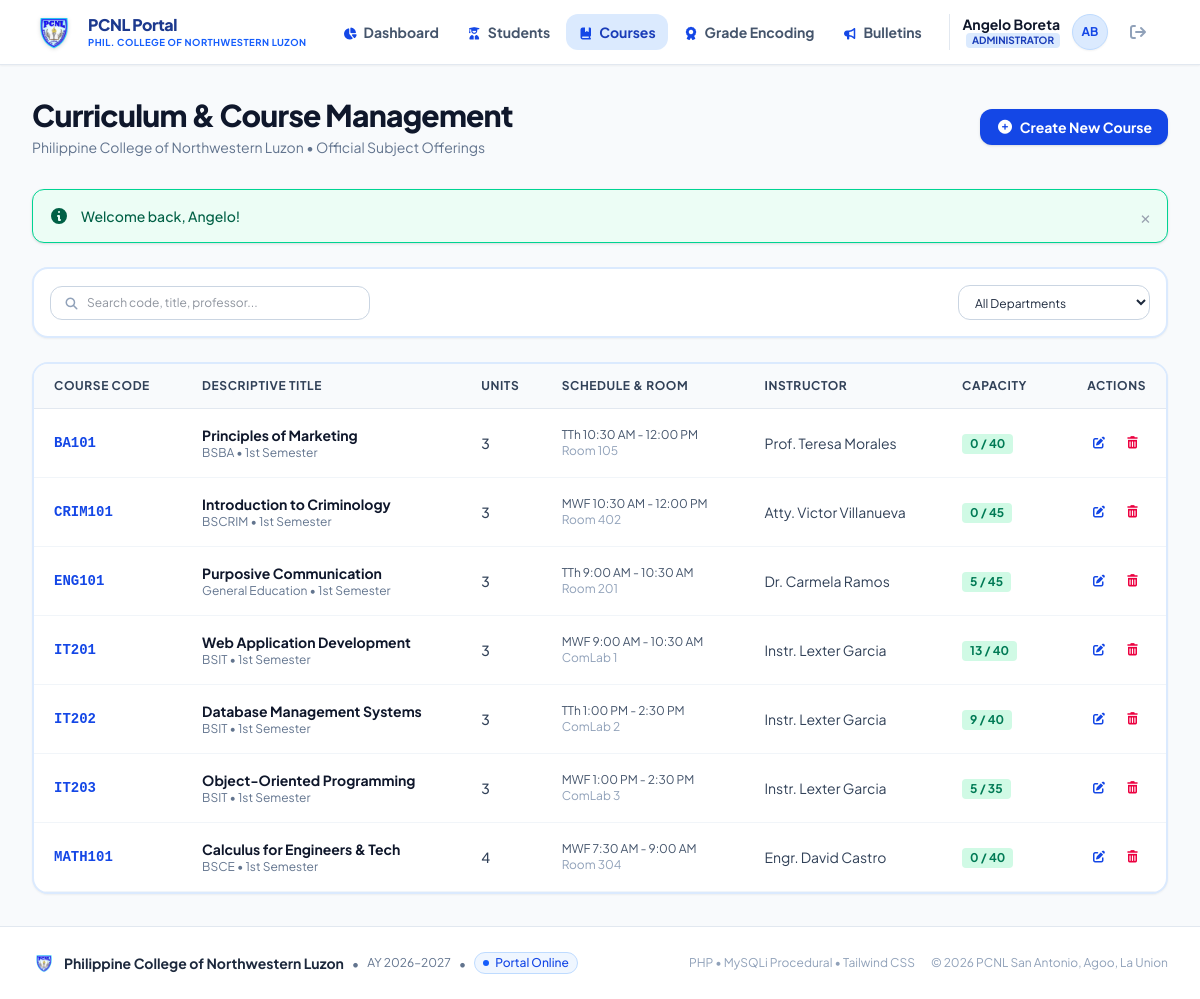
The page /admin/courses.php (signed in) on the database its author committed.
### tables this page shows
CREATE TABLE `courses` (
  `id` INT AUTO_INCREMENT PRIMARY KEY,
  `course_code` VARCHAR(20) UNIQUE NOT NULL,
  `course_title` VARCHAR(150) NOT NULL,
  `description` TEXT NULL,
  `units` INT NOT NULL DEFAULT 3,
  `instructor` VARCHAR(100) NOT NULL,
  `schedule` VARCHAR(100) NOT NULL,
  `room` VARCHAR(50) NOT NULL,
  `capacity` INT NOT NULL DEFAULT 40,
  `department` ENUM('BSIT', 'BEE', 'BSE', 'BSBA', 'BSA', 'BSCRIM', 'BSCE', 'General Education') DEFAULT 'General Education',
  `semester` VARCHAR(20) NOT NULL DEFAULT '1st Semester',
  `academic_year` VARCHAR(20) NOT NULL DEFAULT '2026-2027',
  `created_at` DATETIME DEFAULT CURRENT_TIMESTAMP
);

### admin/courses.php (the view, shortened to what this page needs)
<?php
require_once __DIR__ . '/../config/helper.php';
require_once __DIR__ . '/../includes/auth.php';
$courses = array();
$query = "
    SELECT c.*,
    (SELECT COUNT(*) FROM enrollments e WHERE e.course_id = c.id AND e.status = 'Enrolled') as enrolled_count
    FROM courses c
    ORDER BY c.course_code ASC
";
$result = mysqli_query($conn, $query);
while ($row = mysqli_fetch_assoc($result)) {
    $courses[] = $row;
}
require_once __DIR__ . '/../includes/header.php';
require_once __DIR__ . '/../includes/navbar.php';
?>
<div class="max-w-7xl mx-auto px-4 sm:px-6 lg:px-8 py-8 w-full flex-1">
    <div class="mb-8 flex flex-col md:flex-row md:items-center md:justify-between gap-4">
        <div>
            <h1 class="text-2xl sm:text-3xl font-black text-slate-900 tracking-tight">Curriculum & Course Management</h1>
            <p class="mt-1 text-xs sm:text-sm text-slate-500">Philippine College of Northwestern Luzon &bull; Official Subject Offerings</p>
        </div>
        <button onclick="openModal('addCourseModal')" class="inline-flex items-center px-4 py-2 rounded-xl text-xs sm:text-sm font-bold bg-blue-700 hover:bg-blue-800 text-white shadow-sm transition">
            <i class="fa-solid fa-plus-circle mr-1.5"></i>Create New Course
        </button>
    </div>
    <div class="bg-white p-4 rounded-2xl border-2 border-blue-100 shadow-xs mb-6 flex flex-col sm:flex-row items-center justify-between gap-4">
        <div class="relative w-full sm:w-80">
            <i class="fa-solid fa-magnifying-glass absolute left-3.5 top-3 text-slate-400 text-xs"></i>
            <input type="text" id="course-search-input" placeholder="Search code, title, professor..."
                   class="w-full pl-9 pr-3.5 py-2 text-xs rounded-xl border border-slate-300 focus:outline-none focus:ring-2 focus:ring-blue-600">
        </div>
        <div class="w-full sm:w-48">
            <select id="course-dept-filter" class="w-full px-3 py-2 text-xs rounded-xl border border-slate-300 bg-white focus:outline-none focus:ring-2 focus:ring-blue-600">
                <option value="All">All Departments</option>
            </select>
        </div>
    </div>
    <div class="bg-white rounded-2xl border-2 border-blue-100 shadow-xs overflow-hidden">
        <div class="overflow-x-auto">
            <table class="w-full text-left text-xs sm:text-sm">
                <thead class="bg-slate-50 text-slate-700 text-xs uppercase tracking-wider border-b border-slate-200">
                    <tr>
                        <th class="px-5 py-3.5 font-bold">Course Code</th>
                        <th class="px-5 py-3.5 font-bold">Descriptive Title</th>
                        <th class="px-4 py-3.5 font-bold">Units</th>
                        <th class="px-5 py-3.5 font-bold">Schedule & Room</th>
                        <th class="px-5 py-3.5 font-bold">Instructor</th>
                        <th class="px-5 py-3.5 font-bold">Capacity</th>
                        <th class="px-5 py-3.5 font-bold text-right">Actions</th>
                    </tr>
                </thead>
                <tbody class="divide-y divide-slate-100" id="courses-table-body">
                    <?php if (empty($courses)): ?>
                        <tr>
                            <td colspan="7" class="px-6 py-12 text-center text-slate-400">No courses defined yet.</td>
                        </tr>
                    <?php else: ?>
                        <?php foreach ($courses as $c): ?>
                            <?php $isFull = ($c['enrolled_count'] >= $c['capacity']); ?>
                            <tr class="hover:bg-blue-50/30 transition border-b border-slate-100" id="course-row-<?= $c['id'] ?>">
                                <td class="px-5 py-4 font-bold text-blue-700 font-mono"><?= sanitize($c['course_code']) ?></td>
                                <td class="px-5 py-4">
                                    <div class="font-bold text-slate-900"><?= sanitize($c['course_title']) ?></div>
                                    <div class="text-xs text-slate-500"><?= sanitize($c['department']) ?> &bull; <?= sanitize($c['semester']) ?></div>
                                </td>
                                <td class="px-4 py-4 text-slate-700 font-medium"><?= $c['units'] ?></td>
                                <td class="px-5 py-4 text-slate-600 text-xs">
                                    <?= sanitize($c['schedule']) ?><br>
                                    <span class="text-slate-400"><?= sanitize($c['room']) ?></span>
                                </td>
                                <td class="px-5 py-4 text-slate-700"><?= sanitize($c['instructor']) ?></td>
                                <td class="px-5 py-4">
                                    <?php if ($isFull): ?>
                                        <span class="inline-flex items-center px-2 py-0.5 rounded text-xs font-bold bg-rose-100 text-rose-700">
                                            Full (<?= $c['enrolled_count'] ?>/<?= $c['capacity'] ?>)
                                        </span>
                                    <?php else: ?>
                                        <span class="inline-flex items-center px-2 py-0.5 rounded text-xs font-bold bg-emerald-100 text-emerald-700">
                                            <?= $c['enrolled_count'] ?> / <?= $c['capacity'] ?>
                                        </span>
                                    <?php endif; ?>
                                </td>
                                <td class="px-5 py-4 text-right space-x-1">
                                    <button onclick='editCourseModal(<?= json_encode($c) ?>)' class="text-blue-700 hover:text-blue-900 text-xs font-semibold p-1.5 rounded hover:bg-blue-50" title="Edit Subject">
                                        <i class="fa-solid fa-pen-to-square"></i>
                                    </button>
                                    <form method="POST" action="<?= base_url('admin/courses.php') ?>" class="inline" onsubmit="return confirm('Are you sure you want to delete this course? Enrolled students will also be removed.')">
                                        <button type="submit" class="text-rose-600 hover:text-rose-900 text-xs font-semibold p-1.5 rounded hover:bg-rose-50" title="Delete Subject">
                                            <i class="fa-solid fa-trash-can"></i>
                                        </button>
                                    </form>
                                </td>
                            </tr>
                        <?php endforeach; ?>
                    <?php endif; ?>
                </tbody>
            </table>
        </div>
    </div>
</div>
<?php require_once __DIR__ . '/../includes/footer.php'; ?>

### assets/css/custom.css (style rules this page uses)
body { font-family: 'Plus Jakarta Sans', system-ui, -apple-system, BlinkMacSystemFont, "Segoe UI", Roboto, sans-serif; min-height: 100vh; }

### rows shown on the page
courses: course_code "BA101", course_title "Principles of Marketing", department "BSBA", semester "1st Semester", units "3", schedule "TTh 10:30 AM - 12:00 PM", room "Room 105", instructor "Prof. Teresa Morales", enrolled_count "0", capacity "40"
courses: course_code "CRIM101", course_title "Introduction to Criminology", department "BSCRIM", semester "1st Semester", units "3", schedule "MWF 10:30 AM - 12:00 PM", room "Room 402", instructor "Atty. Victor Villanueva", enrolled_count "0", capacity "45"
courses: course_code "ENG101", course_title "Purposive Communication", department "General Education", semester "1st Semester", units "3", schedule "TTh 9:00 AM - 10:30 AM", room "Room 201", instructor "Dr. Carmela Ramos", enrolled_count "5", capacity "45"
courses: course_code "IT201", course_title "Web Application Development", department "BSIT", semester "1st Semester", units "3", schedule "MWF 9:00 AM - 10:30 AM", room "ComLab 1", instructor "Instr. Lexter Garcia", enrolled_count "13", capacity "40"
courses: course_code "IT202", course_title "Database Management Systems", department "BSIT", semester "1st Semester", units "3", schedule "TTh 1:00 PM - 2:30 PM", room "ComLab 2", instructor "Instr. Lexter Garcia", enrolled_count "9", capacity "40"
courses: course_code "IT203", course_title "Object-Oriented Programming", department "BSIT", semester "1st Semester", units "3", schedule "MWF 1:00 PM - 2:30 PM", room "ComLab 3", instructor "Instr. Lexter Garcia", enrolled_count "5", capacity "35"
courses: course_code "MATH101", course_title "Calculus for Engineers & Tech", department "BSCE", semester "1st Semester", units "4", schedule "MWF 7:30 AM - 9:00 AM", room "Room 304", instructor "Engr. David Castro", enrolled_count "0", capacity "40"

### other values the page prints
$currentUser['name'] "Angelo Boreta"
$flash['message'] "Welcome back, Angelo!"
